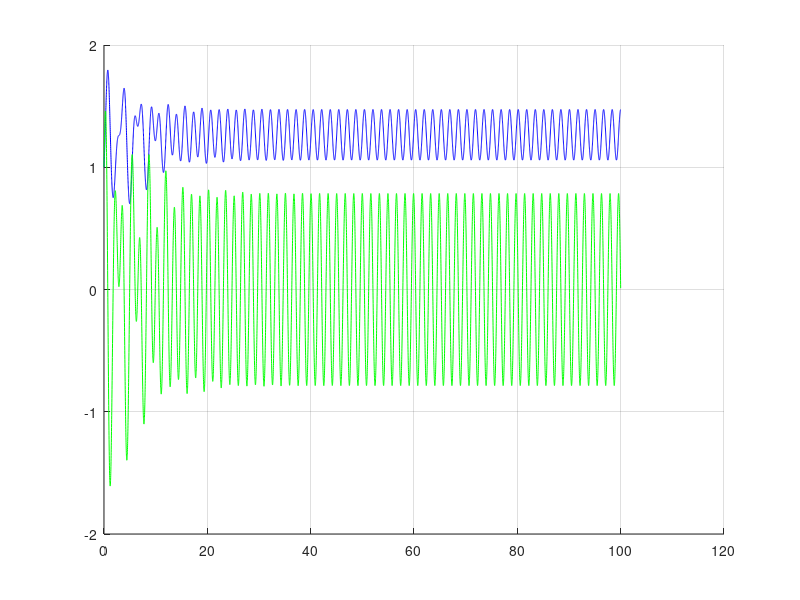
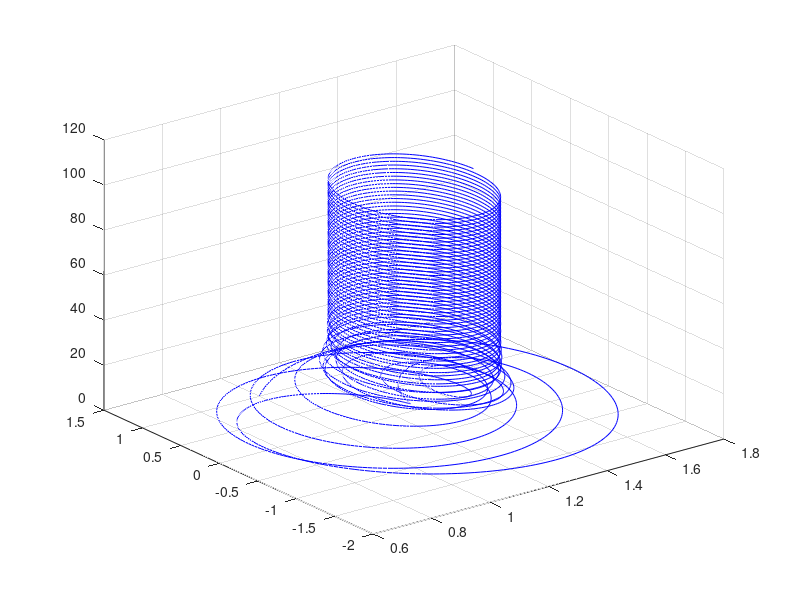

Write MATLAB code to recreate these figures, in order.
function Duffinga
p = 0.4;
p1 = -2.1;
w = 3.8;
q = 2;

x(1) = 1;
y(1) = 1;
z(1) = 1;
t(1) = 0;

dt = 0.01;
N =  10000;

for i = 1:N 
    x(i+1) = x(i) + y(i)*dt;
    y(i+1) = y(i) + (-p1-x(i)^3-p*y(i)+q*cos(w*t(i)))*dt;
   
    t(i+1) = t(i) + dt;
end

figure 
hold all;
plot(t,x, 'b')
plot(t,y, 'g')
grid on;

figure
plot3(x , y, t, 'b')
grid on;
end
